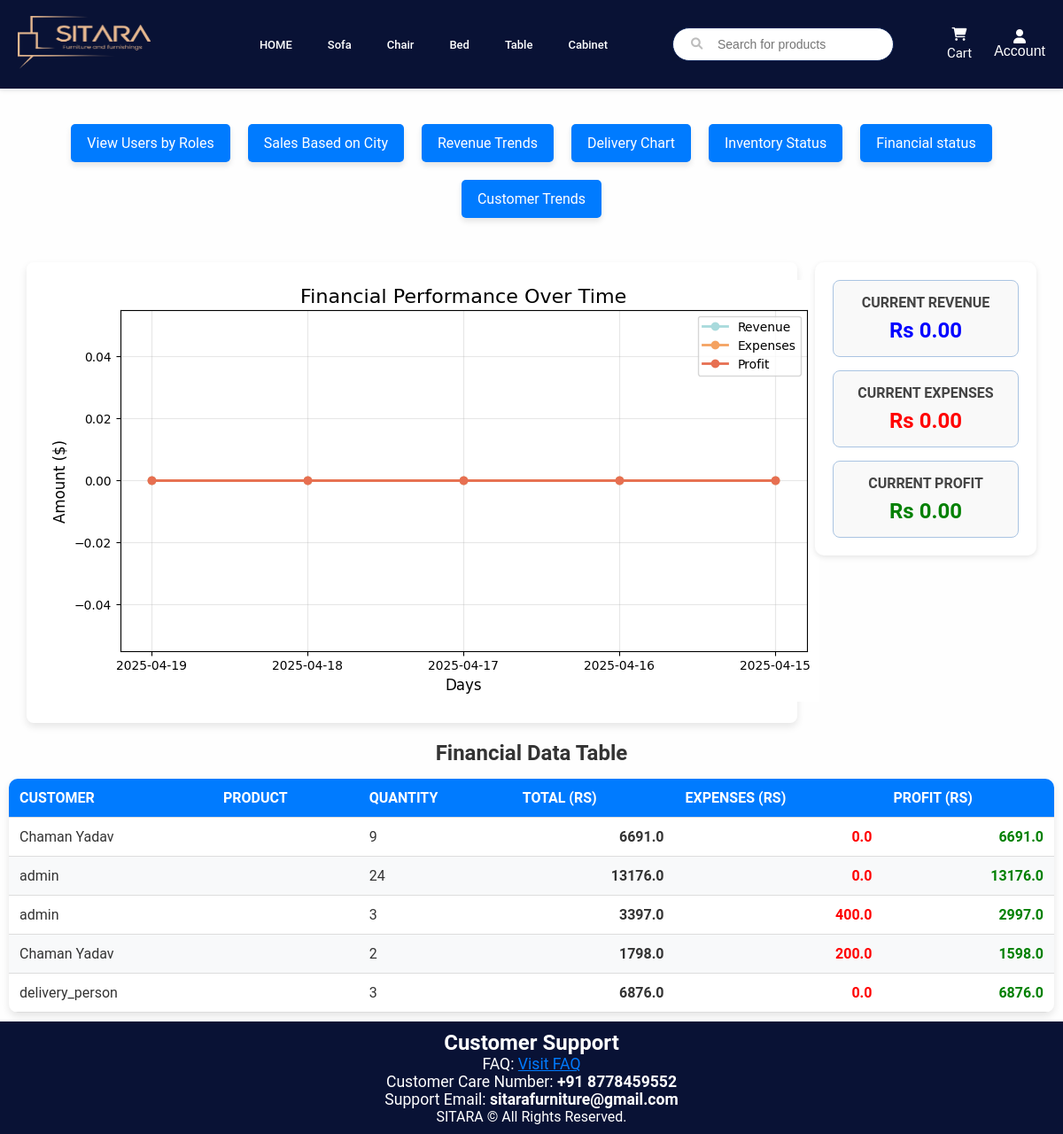
Page /visualization/financial_health (signed in) on the committed database.
### app/models.py (models this page shows, shortened)
class OrderDetails(db.Model):
    __tablename__ = "order_details"
    id = db.Column(db.Integer, primary_key=True)
    user_name = db.Column(db.String(100), nullable=False)
    user_email = db.Column(db.String(100), nullable=False)
    user_contact = db.Column(db.String(20), nullable=False)
    user_address = db.Column(db.String(200), nullable=False)
    user_city = db.Column(db.String(100), nullable=False)
    subtotal = db.Column(db.Float, nullable=False)
    delivery_charges = db.Column(db.Float, nullable=False)
    grand_total = db.Column(db.Float, nullable=False)
    order_date = db.Column(db.DateTime, default=datetime.utcnow, nullable=False)
    delivered_date = db.Column(db.DateTime, nullable=True)
    user_id = db.Column(db.Integer, db.ForeignKey("user.id", name="u_id"), nullable=False)
    assigned_delivery_person_id = db.Column(db.Integer, db.ForeignKey("user.id", name="d_id"), nullable=True)
    status_options = db.Enum("Pending", "In Transit", "Delivered", "Failed", name="status_enum")
    status = db.Column(status_options, default="Pending", nullable=False)
    user = relationship("User", foreign_keys=[user_id])
    assigned_delivery_person = relationship("User", foreign_keys=[assigned_delivery_person_id])
    products = relationship("Product", secondary="ordered_product", viewonly=True)

### app/visualization.py (the view)
@visualization.route("/financial_health")
def financial_health():
    orders = OrderDetails.query.all()
    today = datetime.today()
    days = [(today - timedelta(days=i)).strftime('%Y-%m-%d') for i in range(5)]
    revenue, expenses, profit = [], [], []
    for day in days:
        day_orders = [order for order in orders if order.order_date.strftime('%Y-%m-%d') == day]
        day_revenue = sum(order.grand_total if order.grand_total is not None else 0 for order in day_orders)
        day_expenses = sum(order.delivery_charges if order.delivery_charges is not None else random.randint(50, 500) for order in day_orders)
        day_profit = day_revenue - day_expenses
        revenue.append(day_revenue)
        expenses.append(day_expenses)
        profit.append(day_profit)
    financial_data = [
        {
            "customer": order.user_name,
            "product": ", ".join([product.name for product in order.products]),
            "quantity": sum([product.quantity for product in order.orders]),
            "total": order.grand_total,
            "expenses": order.delivery_charges,
            "profit": order.grand_total - order.delivery_charges
        } for order in orders[:5]
    ]
    real_time_analytics = {
        "Current Revenue": f"Rs {revenue[-1]:,.2f}",
        "Current Expenses": f"Rs {expenses[-1]:,.2f}",
        "Current Profit": f"Rs {profit[-1]:,.2f}",
    }
    plt.figure(figsize=(10, 5))
    pastel_colors = {"Revenue": "#a8dadc", "Expenses": "#f4a261", "Profit": "#e76f51"}
    plt.plot(days, revenue, marker='o', label="Revenue", color=pastel_colors["Revenue"], linewidth=2)
    plt.plot(days, expenses, marker='o', label="Expenses", color=pastel_colors["Expenses"], linewidth=2)
    plt.plot(days, profit, marker='o', label="Profit", color=pastel_colors["Profit"], linewidth=2)
    plt.title("Financial Performance Over Time", fontsize=16)
    plt.xlabel("Days", fontsize=12)
    plt.ylabel("Amount ($)", fontsize=12)
    plt.legend(fontsize=10)
    plt.grid(alpha=0.3)
    img_line = io.BytesIO()
    plt.savefig(img_line, format='png', bbox_inches='tight')
    img_line.seek(0)
    img_line_base64 = base64.b64encode(img_line.getvalue()).decode('utf-8')
    plt.close()
    return render_template("financial_health.html",
                           img_line_base64=img_line_base64,
                           real_time_analytics=real_time_analytics,
                           days=days,
                           revenue=revenue,
                           expenses=expenses,
                           profit=profit,
                           financial_data=financial_data)

### app/templates/financial_health.html (shortened to what this page needs)
<!DOCTYPE html>
<html lang="en">
<head>
</head>
<body>
    {% extends "home.html" %}
    {% block content %}
    <div class="form-container">
        <div class="button-container">
            <a href="/visualization/roles_chart" class="button">View Users by Roles</a>
            <a href="/visualization/sales_by_city" class="button">Sales Based on City</a>
            <a href="/visualization/revenue_trends" class="button">Revenue Trends</a>
            <a href="/visualization/delivery_chart" class="button">Delivery Chart</a>
            <a href="/visualization/inventory_status" class="button">Inventory Status</a>
            <a href="/visualization/financial_health" class="button">Financial status</a>
            <a href="/visualization/customer_trends" class="button">Customer Trends</a>
        </div>
        <div class="content">
            <div class="chart-container">
                <img alt="Revenue Chart">
            </div>
            <div class="analytics-section">
                <div class="analytics-box">
                    <h2>Current Revenue</h2>
                    <p style="font-size: 24px; color: blue;">{{ real_time_analytics['Current Revenue'] }}</p>
                </div>
                <div class="analytics-box">
                    <h2>Current Expenses</h2>
                    <p style="font-size: 24px; color: red;">{{ real_time_analytics['Current Expenses'] }}</p>
                </div>
                <div class="analytics-box">
                    <h2>Current Profit</h2>
                    <p style="font-size: 24px; color: green;">{{ real_time_analytics['Current Profit'] }}</p>
                </div>
            </div>
        </div>
        <h3>Financial Data Table</h3>
        <table>
            <thead>
                <tr>
                    <th>Customer</th>
                    <th>Product</th>
                    <th>Quantity</th>
                    <th>Total (Rs)</th>
                    <th>Expenses (Rs)</th>
                    <th>Profit (Rs)</th>
                </tr>
            </thead>
            <tbody>
                {% for record in financial_data %}
                    <tr>
                        <td>{{ record.customer }}</td>
                        <td>{{ record.product }}</td>
                        <td>{{ record.quantity }}</td>
                        <td>{{ record.total }}</td>
                        <td>{{ record.expenses }}</td>
                        <td>{{ record.profit }}</td>
                    </tr>
                {% endfor %}
            </tbody>
        </table>
    </div>
    {% endblock %}

### app/static/home.css (style rules this page uses)
* { margin: 0; padding-top: 0; box-sizing: border-box; }
body { margin: 0; padding: 0; background-color: #f4f4f4; color: #333; */ }

### rows in the picture
OrderDetails: customer "Chaman Yadav", quantity "9", total "6691.0", expenses "0.0", profit "6691.0"
OrderDetails: customer "admin", quantity "24", total "13176.0", expenses "0.0", profit "13176.0"
OrderDetails: customer "admin", quantity "3", total "3397.0", expenses "400.0", profit "2997.0"
OrderDetails: customer "Chaman Yadav", quantity "2", total "1798.0", expenses "200.0", profit "1598.0"
OrderDetails: customer "delivery_person", quantity "3", total "6876.0", expenses "0.0", profit "6876.0"

### other values in the picture
{{ real_time_analytics['Current Revenue'] }} "Rs 0.00"
{{ real_time_analytics['Current Expenses'] }} "Rs 0.00"
{{ real_time_analytics['Current Profit'] }} "Rs 0.00"
